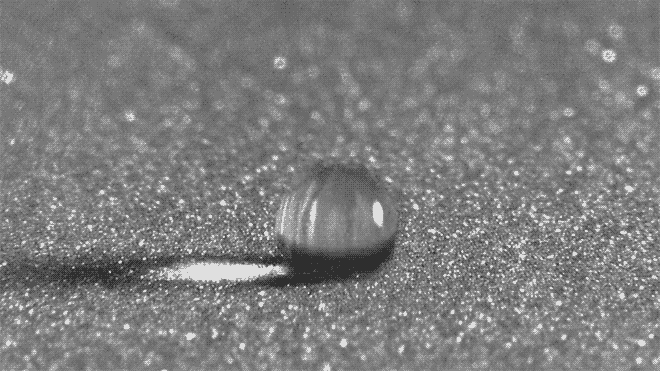
#> input picture OpenCV-Motion-Vectors/Plop.gif, 660 x 371 px
$ jupyter execute --allow-errors denseopticalOpenCV.ipynb
#> lines starting #> are read from the running program, lines starting #| are printed output that depends on the picture
[cell 1]
import numpy as np
import cv2
import time
import imageio, imageio_ffmpeg
from IPython.display import display, clear_output

[cell 2]
def draw_flow(img, flow, step=8, threshold=1.0):  # Added threshold parameter
    scale = 5
    h, w = img.shape[:2]
    y, x = np.mgrid[step/2:h:step, step/2:w:step].reshape(2,-1).astype(int)
    fx, fy = flow[y,x].T
    magnitude = np.sqrt(fx**2 + fy**2)
    mask = magnitude > threshold  # Filter out vectors below the threshold
    fx, fy = fx[mask] * scale, fy[mask] * scale  # Scale the vectors
    lines = np.vstack([x[mask], y[mask], x[mask]-fx, y[mask]-fy]).T.reshape(-1, 2, 2)
    lines = np.int32(lines + 0.5)
    img_bgr = cv2.cvtColor(img, cv2.COLOR_GRAY2BGR)
    cv2.polylines(img_bgr, lines, 0, (0, 255, 0))
    for (x1, y1), (_x2, _y2) in lines:
        cv2.circle(img_bgr, (x1, y1), 1, (0, 255, 0), -1)
    return img_bgr

def draw_hsv(flow):
    h, w = flow.shape[:2]
    fx, fy = flow[:,:,0], flow[:,:,1]
    ang = np.arctan2(fy, fx) + np.pi
    v = np.sqrt(fx*fx+fy*fy)
    hsv = np.zeros((h, w, 3), np.uint8)
    hsv[...,0] = ang*(180/np.pi/2)
    hsv[...,1] = 255
    hsv[...,2] = np.minimum(v*4, 255)
    bgr = cv2.cvtColor(hsv, cv2.COLOR_HSV2BGR)
    return bgr

[cell 3]
cap = cv2.VideoCapture(0)
suc, prev = cap.read()
#> (the rest of this cell did not finish here and is left out)

[cell 4]
# Read the MP4 video
video_path = 'LavaLamp.mp4'
#> (the rest of this cell did not finish here and is left out)

[cell 5]
# Read the GIF
gif_path = 'Plop.gif'
gif = imageio.mimread(gif_path, memtest=False)
#> gif = 92 items

# Convert frames to grayscale
gray_frames = [cv2.cvtColor(frame, cv2.COLOR_RGB2GRAY) for frame in gif]
#> gray_frames = 92 items

# Initialize the previous frame
prevgray = gray_frames[0]

# Process each frame
processed_frames = []
for gray in gray_frames[1:]:
    start = time.time()
    flow = cv2.calcOpticalFlowFarneback(prevgray, gray, None, 0.5, 5, 15, 3, 7, 1.5, 0)  # Adjust parameters for sensitivity
    prevgray = gray
    end = time.time()
    fps = 1 / (end-start)
    clear_output(wait=True)
    print(f"{fps:.2f} FPS")
    flow_frame = draw_flow(gray, flow, step=8, threshold=1.0)  # Pass threshold to draw_flow
    processed_frames.append(flow_frame)
#> this loop made 91 passes
#> fps on passes 1 to 12: 6.58, 9.66, 8.86, 9.1, 11.25, 10.91, 10.44, 11.29, 11.55, 11.27, 9.46, 8.04
#| 6.58 FPS
#| 9.66 FPS
#| 8.86 FPS
#| 9.10 FPS
#| 11.25 FPS
#| 10.91 FPS
#| 10.44 FPS
#| 11.29 FPS
#> (further printed lines are left out)
#> pass 1, `prevgray = gray`:
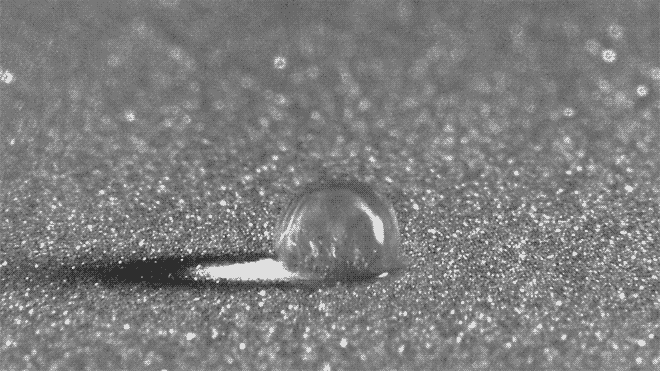
#> prevgray: shape (371, 660); min 46, max 223, mean 125.8
#> pass 1, `flow_frame = draw_flow(gray, flow, step=8, threshold=1.0)`:
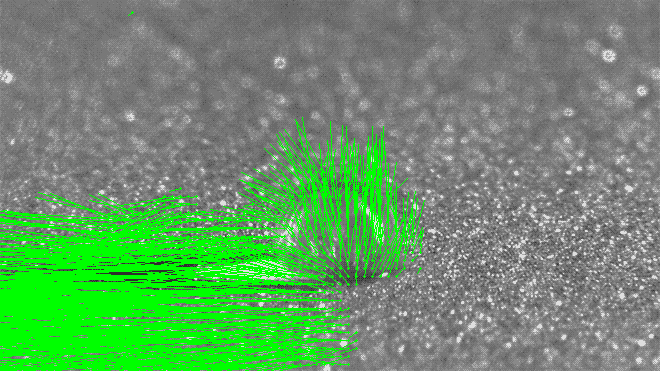
#> flow_frame: shape (371, 660, 3); mean B, G, R 103.6, 149.7, 103.6
#> pass 2, `prevgray = gray`:
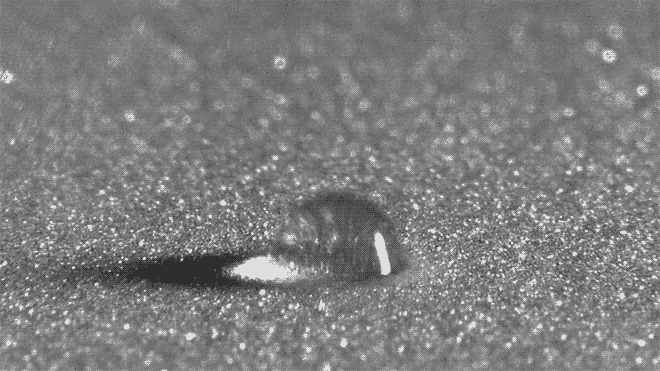
#> prevgray: shape (371, 660); min 46, max 223, mean 125.6
#> after the loop:
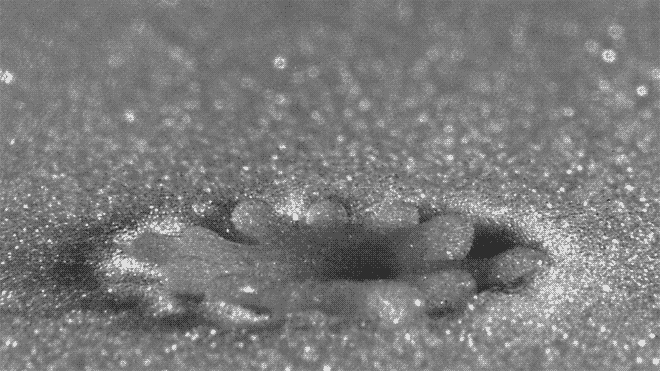
#> prevgray: shape (371, 660); min 46, max 223, mean 123.3
#> after the loop, processed_frames = 91 items

# Save the processed frames as a new GIF
output_gif_path = 'OutputPlop.gif'
imageio.mimsave(output_gif_path, processed_frames, duration=0.1)
